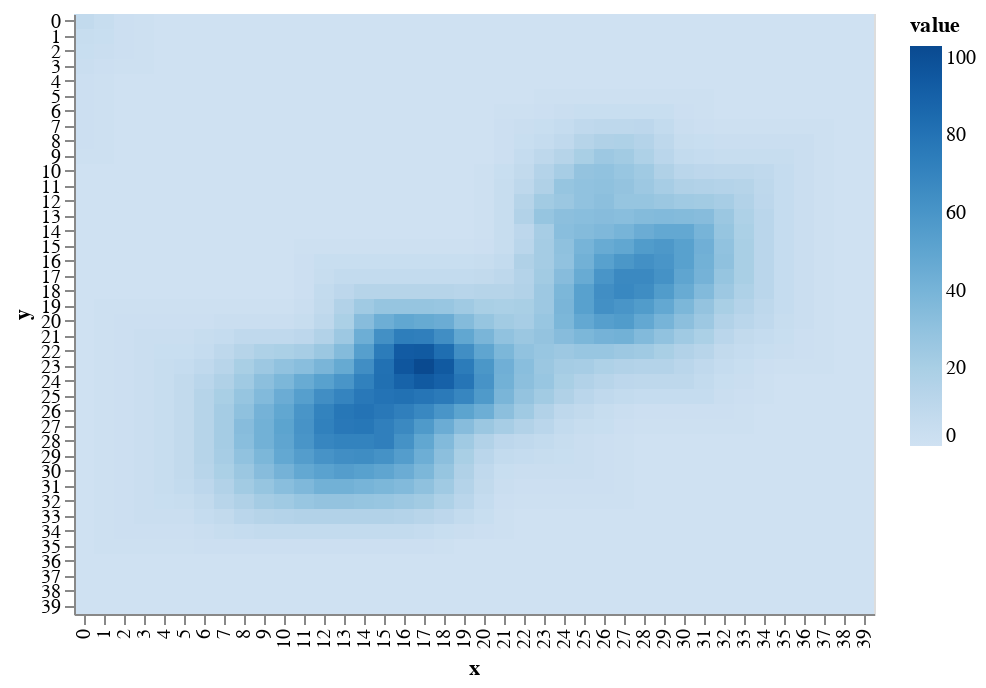

Notebook source saved alongside this figure:
### Code cell
### Rivers
draw.drawRainFall(rainfall)

### Figure 1 — Vega-Lite specification as saved in the notebook (floating-point values rounded to 4 significant figures; data arrays with more than 128 entries replaced by an {"elided": "..."} marker saying what was removed)
{"$schema": "https://vega.github.io/schema/vega-lite/v2.6.0.json", "config": {"view": {"height": 300, "width": 400}}, "data": {"name": "data-43b2d68c60d65ecb8ca4f4a7d8f278a8"}, "datasets": {"data-43b2d68c60d65ecb8ca4f4a7d8f278a8": {"elided": "1600 records"}}, "encoding": {"color": {"field": "value", "scale": {"scheme": "blues"}, "type": "quantitative"}, "x": {"field": "x", "type": "ordinal"}, "y": {"field": "y", "type": "ordinal"}}, "mark": "rect"}
